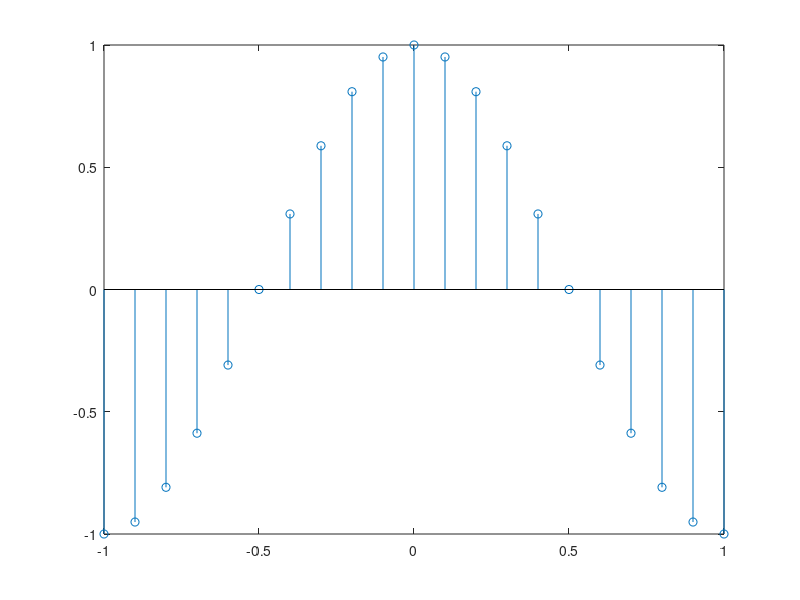

The MATLAB script that drew this image: (Note: this script raises an error after producing the figure.)
close,clear,clc

Fs = 100;
T=1/Fs;
n= -1:0.1:1;
x=cos(2*pi*50*n*T);
figure(1)
stem(n,x)

figure(2)
N = length(x);
k = 0:N-1;
X = dft(x , N);
magX = abs(X);
phaX = angle(X)*180/pi;
subplot(211)
stem(k , magX)
title('Magnitude of DFT: N=4')
ylabel('|x(k)|')
xlabel('k')
subplot(212)
stem(k , phaX)
title('Angle of DFT: N=4')
ylabel('Degrees')
xlabel('k')